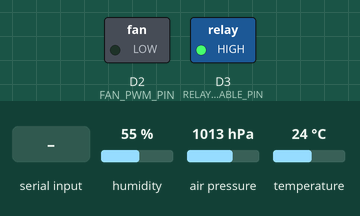
This sketch was run on a simulated Seeed XIAO (SAMD21). Parts: switched loads named in the sketch (green lamp = pin HIGH). The test bench sets the inputs (shaded band); at power-on: temperature 24 °C, humidity 55 %, air pressure 1013 hPa. What the sketch prints to the serial monitor is not drawn.

Above: at 1.2 s.
1.3 s: temperature set to 39.7 °C
2.8 s: temperature set to 40.4 °C
At 3.4 s:
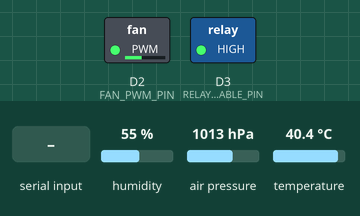
4.3 s: "L,45\n" received over Serial
At 5.2 s:
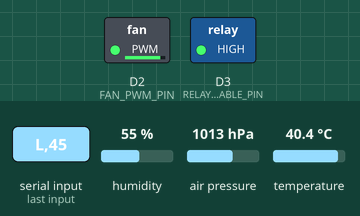
5.8 s: temperature set to 12 °C
At 6.9 s:
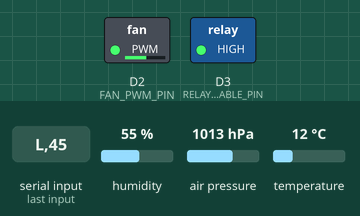
7.3 s: "F,45\n" received over Serial
At 8.6 s:
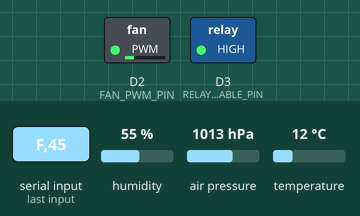
Timing chart, 0 to 9.8 s (numbered marks = the images above; inputs shaded):
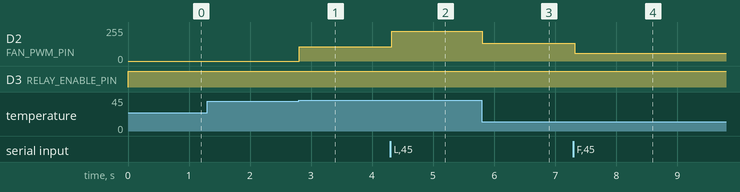

The sketch:

monitor.ino
```cpp
#define MARK_EXCESS_MICROS 20 // recommended for the cheap VS1838 modules
#include <ArduinoJson.h>
#include <IRremote.h>
#include <SparkFunBME280.h>
#include <Wire.h>

const uint8_t IR_DATA_PIN = 1;
const uint8_t FAN_PWM_PIN = 2;
const uint8_t RELAY_ENABLE_PIN = 3;

const uint32_t BAUD_RATE = 115200;
const unsigned int BUFFER_SIZE = 256;

const int DEFAULT_LOW = 40;
const int DEFAULT_HIGH = 50;
const int DEFAULT_CRITICAL = 60;
const int DEFAULT_FAN = 100;
const int DEFAULT_INTERVAL = 5000;

BME280 sensor;
bool sensing = false;
IRrecv receiver(IR_DATA_PIN, LED_BUILTIN);
decode_results results;

#define UART SerialUSB

void status();
void process(char *message);
void error(char *tag, char *info);

struct
{
    int low;
    int high;
    int critical;
    int fan;
    int interval;

    void reset()
    {
        low = DEFAULT_LOW;
        high = DEFAULT_HIGH;
        critical = DEFAULT_CRITICAL;
        fan = DEFAULT_FAN;
        interval = DEFAULT_INTERVAL;
    }

} settings;

void status()
{
    // populate status message parameters
    StaticJsonDocument<256> json;
    JsonObject data = json.createNestedObject("status");
    data["temperature"] = sensor.readTempC();
    data["pressure"] = sensor.readFloatPressure();
    data["humidity"] = sensor.readFloatHumidity();
    JsonObject settings_data = data.createNestedObject("settings");
    settings_data["low"] = settings.low;
    settings_data["high"] = settings.high;
    settings_data["critical"] = settings.critical;
    settings_data["fan"] = settings.fan;
    settings_data["interval"] = settings.interval;

    // send message to controller
    serializeJson(json, UART);
    UART.println();
}

void process(char *message)
{
    // parse out key-value pair from message
    char key = message[0];
    int value = atoi(message + 1);

    // execute command corresponding to key
    switch (key)
    {
    case 'L': settings.low = constrain(value, 1, (settings.high - 1)); break;
    case 'H': settings.high = constrain(value, (settings.low + 1), (settings.critical - 1)); break;
    case 'C': settings.critical = constrain(value, (settings.high + 1), 80); break;
    case 'F': settings.fan = constrain(value, 0, 255); break;
    case 'I': settings.interval = constrain(value, 0, 60000); break;
    case 'R': settings.reset(); break;
    case 'S': status(); break;
    }
}

void error(char *tag, char *info)
{
    // populate error message parameters
    StaticJsonDocument<256> json;
    JsonObject data = json.createNestedObject("error");
    data["tag"] = tag;
    data["info"] = info;

    // send error message to controller
    serializeJson(json, UART);
    UART.println();
}

void setup()
{
    // open serial communication with controller
    UART.begin(BAUD_RATE);

    // configure pin funcionality
    pinMode(FAN_PWM_PIN, OUTPUT);
    pinMode(RELAY_ENABLE_PIN, OUTPUT);
    digitalWrite(RELAY_ENABLE_PIN, LOW);

    // configure settings with default values
    settings.reset();

    // enable reception of infrared data
    receiver.enableIRIn();

    // initialize atmospheric sensor interface
    Wire.begin();
    sensor.setI2CAddress(0x76);
    sensing = sensor.beginI2C();
}

void loop()
{
    ////////////////////////////////////////////////////////////////////////////////
    // CONTROLLER INTERFACE
    ////////////////////////////////////////////////////////////////////////////////

    // check for serial commands from controller
    if (UART.available() > 0)
    {
        static char buffer[BUFFER_SIZE];
        static unsigned int position = 0;
        static bool overflow = false;

        // read serial data from controller
        char byte = UART.read();

        // check for serial data line break
        if (byte == '\n')
        {
            // only process messages with valid length
            if (!overflow)
            {
                // add null terminator and process message
                buffer[position] = '\0';
                process(buffer);
            }

            // reset buffer position and overflow flag
            overflow = false;
            position = 0;
        }
        else
        {
            // determine if buffer length has been exceeded
            overflow = (position > (BUFFER_SIZE - 2));

            // append serial data to buffer if no overflow
            if (!overflow)
                buffer[position] = byte;

            // increment buffer position
            position += 1;
        }
    }

    ////////////////////////////////////////////////////////////////////////////////
    // INFRARED RECEIVER
    ////////////////////////////////////////////////////////////////////////////////

    // check for data from infrared receiver
    if (receiver.decode())
    {
        // populate infrared data message parameters
        StaticJsonDocument<256> json;
        JsonObject data = json.createNestedObject("infrared");
        data["protocol"] = receiver.getProtocolString();
        data["address"] = receiver.decodedIRData.address;
        data["command"] = receiver.decodedIRData.command;
        data["value"] = receiver.results.value;
        data["flags"] = receiver.decodedIRData.flags;

        // send message to controller
        serializeJson(json, UART);
        UART.println();

        // enable receiving of the next value
        receiver.resume();
    }

    ////////////////////////////////////////////////////////////////////////////////
    // THERMAL MANAGEMENT
    ////////////////////////////////////////////////////////////////////////////////

    // read data from sensor
    float temperature = sensor.readTempC();
    float pressure = sensor.readFloatPressure();
    float humidity = sensor.readFloatHumidity();

    // enable or disable relay based on thermal conditions
    if (temperature < settings.high)
        digitalWrite(RELAY_ENABLE_PIN, HIGH);
    if (temperature > settings.critical)
        digitalWrite(RELAY_ENABLE_PIN, LOW);

    // determine fan speed based on temperature
    uint8_t fan = 0;
    if (temperature > settings.high)
    {
        fan = 255;
    }
    else if (temperature > settings.low)
    {
        float temperature_delta = temperature - settings.low;
        float temperature_range = settings.high - settings.low;
        float speed_range = 255 - settings.fan;
        float percent = (temperature_range > 0) ? (temperature_delta / temperature_range) : 1.0;
        fan = uint8_t(settings.fan + speed_range * percent);
    }

    // update current fan speed
    analogWrite(FAN_PWM_PIN, fan);

    // send status messages at regular intervals
    static unsigned long reported;
    if (millis() - reported > settings.interval)
    {
        reported = millis();
        status();
    }
}
```

Measured:
- the behaviour switches between 40 and 40.1 °C on temperature (found by bisection; images 0 and 1)
- after the input at 1.3 s, every drawn part: stays the same
- after the input at 2.8 s, D2 (FAN_PWM_PIN): 0/255 → 106/255 at once
- after the input at 4.3 s, D2 (FAN_PWM_PIN): 106/255 → 224/255 at once
- after the input at 5.8 s, D2 (FAN_PWM_PIN): 224/255 → 134/255 at once
- after the input at 7.3 s, D2 (FAN_PWM_PIN): 134/255 → 57/255 at once
